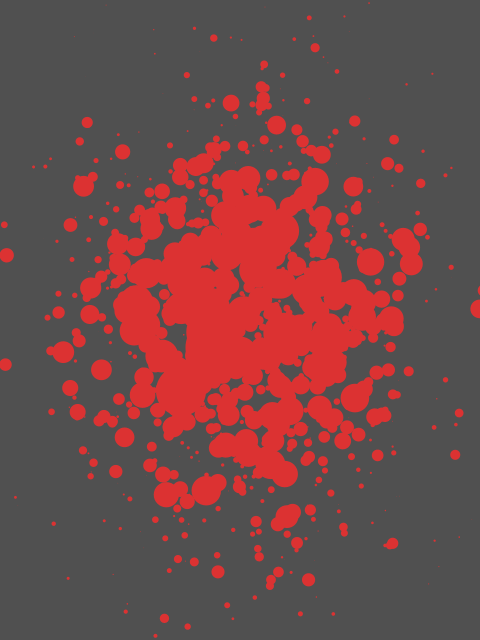
Frame 1 (no input)
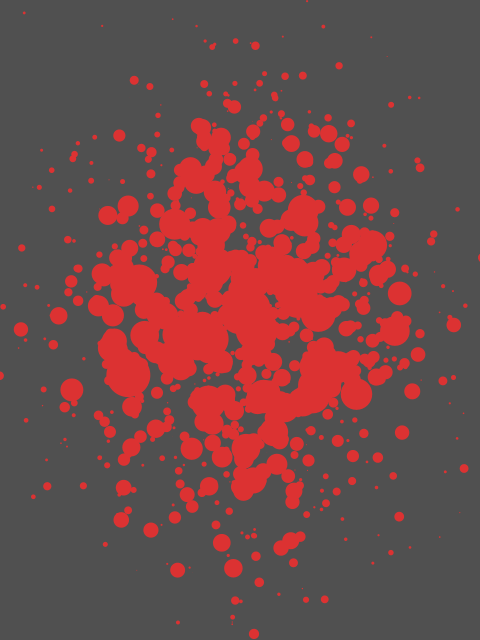
Frame 2 (the mouse pressed at the canvas centre, redrawn once)

The Processing sketch that drew these frames (run headless with seeded random() and noise(); the mouse was pressed at the canvas centre and the sketch redrawn once):

// Processing sketch: pulp_fiction
// ── pulp_fiction.pde
// Manuale di Programmazione Cinematografica
// Daniele Olmisani, 2015

// Pulp Fiction

final color PAPER = color(80, 80, 80);
final color INK = color(220, 50, 50);

final int SPOTS = 1000;

void setup() {
 size(480, 640);
 noLoop();
}

void draw() {
  
  translate(width/2.0, height/2.0);
  
  background(PAPER);
  
  fill(INK);
  noStroke();
  
  ellipseMode(CENTER);
  
  for (int i=0; i<SPOTS; i++) {
    
    float x = (width/5.0)*randomGaussian();
    float y = (height/5.0)*randomGaussian();
    float r = ((width-abs(x)-abs(y))/25.0)*randomGaussian();
    
    ellipse(x, y, r, r);
  }
  
  save("pulp-fiction.png");
}
